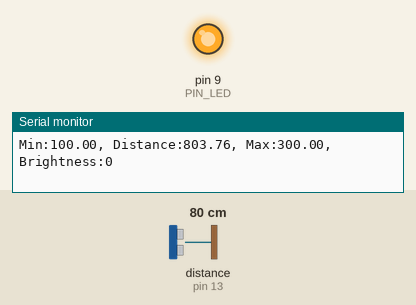
A sketch run on a simulated Arduino Uno, built with avr-gcc and run on an emulated ATmega328P. Shown: output pins drawn as LEDs (lit = HIGH), the last lines printed to the serial monitor. Wiring (inferred from the names in the program): ultrasonic range finder: trigger pin 12; echo pin 13. The test bench sets the inputs (shaded band); at power-on: distance to the obstacle (sensor on pin 13) 80 cm. The echo pulse lasts 58.3 µs per cm; pins used as bus, display or sensor lines are not drawn.

Above: at 1.2 s.
1.3 s: distance to the obstacle (sensor on pin 13) set to 18 cm
At 2.5 s:
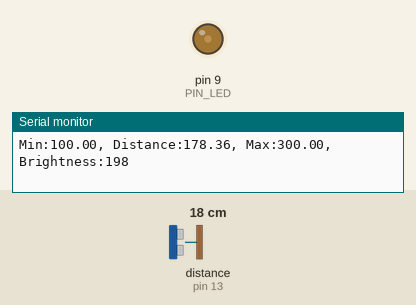
2.8 s: distance to the obstacle (sensor on pin 13) set to 2 cm
At 3.7 s:
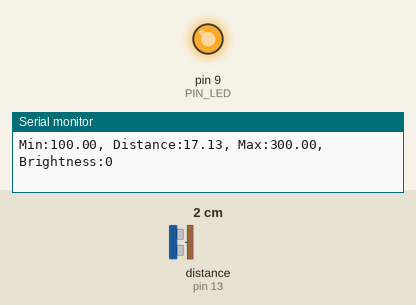
Timing chart, 0 to 5.8 s (numbered marks = the images above; inputs shaded):
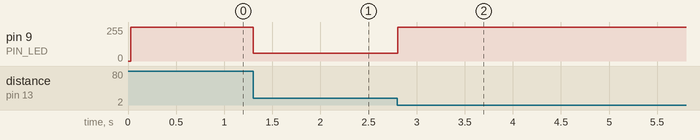

Measured:
- after the input at 1.3 s, pin 9 (PIN_LED): 255/255 → 57/255 at once
- after the input at 2.8 s, pin 9 (PIN_LED): 57/255 → 255/255 at once

The sketch:

08_example_2_modified.ino
```cpp
// Arduino pin assignment
#define PIN_LED  9
#define PIN_TRIG 12   // sonar sensor TRIGGER
#define PIN_ECHO 13   // sonar sensor ECHO

// configurable parameters
#define SND_VEL 346.0     // sound velocity at 24 celsius degree (unit: m/sec)
#define INTERVAL 25       // sampling interval (unit: msec)
#define PULSE_DURATION 10 // ultra-sound Pulse Duration (unit: usec)
#define _DIST_MIN 100.0   // minimum distance to be measured (unit: mm)
#define _DIST_MAX 300.0   // maximum distance to be measured (unit: mm)

#define TIMEOUT ((INTERVAL / 2) * 1000.0) // maximum echo waiting time (unit: usec)
#define SCALE (0.001 * 0.5 * SND_VEL) // coefficient to convert duration to distance

unsigned long last_sampling_time;   // unit: msec

void setup() {
  // initialize GPIO pins
  pinMode(PIN_LED, OUTPUT);
  pinMode(PIN_TRIG, OUTPUT);  // sonar TRIGGER
  pinMode(PIN_ECHO, INPUT);   // sonar ECHO
  digitalWrite(PIN_TRIG, LOW);  // turn-off Sonar

  // initialize serial port
  Serial.begin(57600);
}

void loop() {
  float distance;

  // wait until next sampling time. //polling
  if (millis() < (last_sampling_time + INTERVAL))
    return;

  distance = USS_measure(PIN_TRIG, PIN_ECHO); // read distance

  // LED 밝기 제어
  int brightness = 0;
  if (distance <= 100.0 || distance >= 300.0) {
    brightness = 0;  // 최소 밝기
  } else if (distance == 200.0) {
    brightness = 255; // 최대 밝기
  } else if (distance == 150.0 || distance == 250.0) {
    brightness = 128; // 50% 밝기
  } else if (distance < 200.0) {
    // 100mm와 200mm 사이에서 밝기 선형 증가
    brightness = map(distance, 100, 200, 0, 255);
  } else {
    // 200mm와 300mm 사이에서 밝기 선형 감소
    brightness = map(distance, 200, 300, 255, 0);
  }

  analogWrite(PIN_LED, 255 - brightness); // LED 밝기를 반전하여 설정

  // output the distance to the serial port
  Serial.print("Min:");        Serial.print(_DIST_MIN);
  Serial.print(", Distance:"); Serial.print(distance);
  Serial.print(", Max:");      Serial.print(_DIST_MAX);
  Serial.print(", Brightness:"); Serial.println(brightness);

  // update last sampling time
  last_sampling_time += INTERVAL;
}

// get a distance reading from USS. return value is in millimeter.
float USS_measure(int TRIG, int ECHO)
{
  digitalWrite(TRIG, HIGH);
  delayMicroseconds(PULSE_DURATION);
  digitalWrite(TRIG, LOW);

  return pulseIn(ECHO, HIGH, TIMEOUT) * SCALE; // unit: mm
}
```
